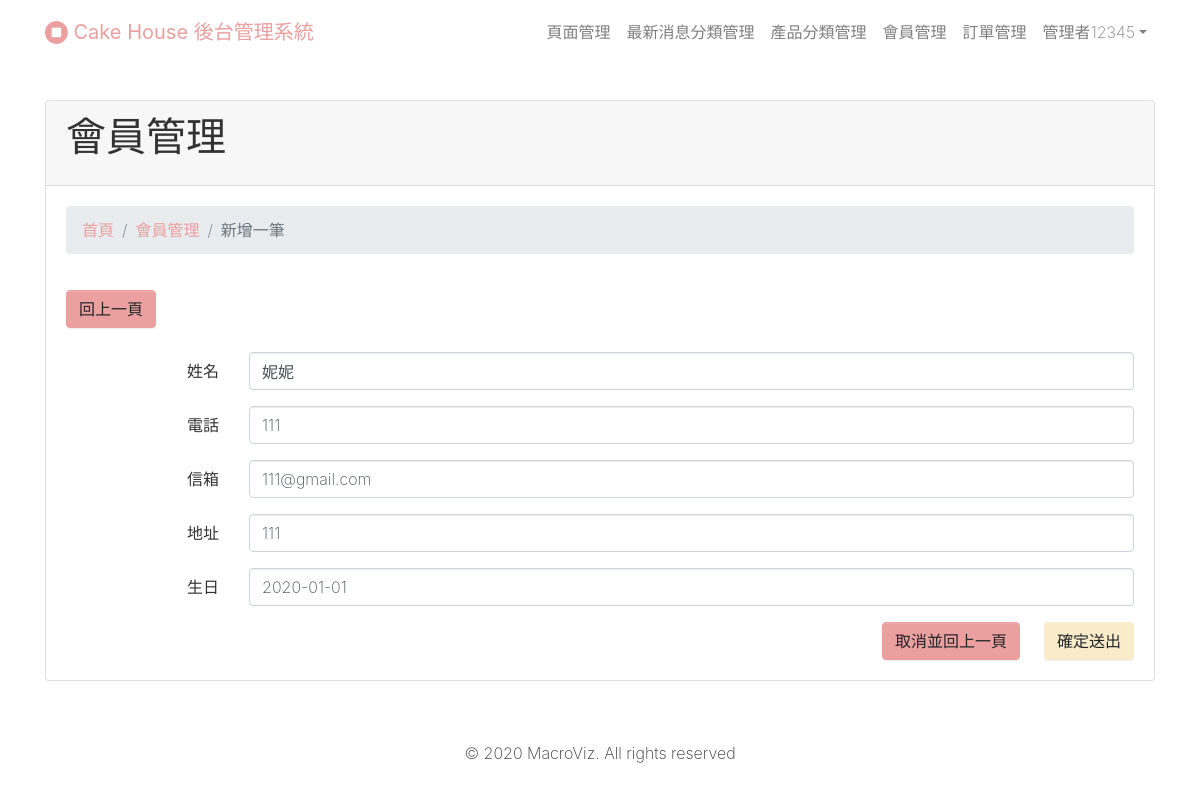
Page /admin/members/edit.php?gmemberID=3 (signed in) on the earlier database version.
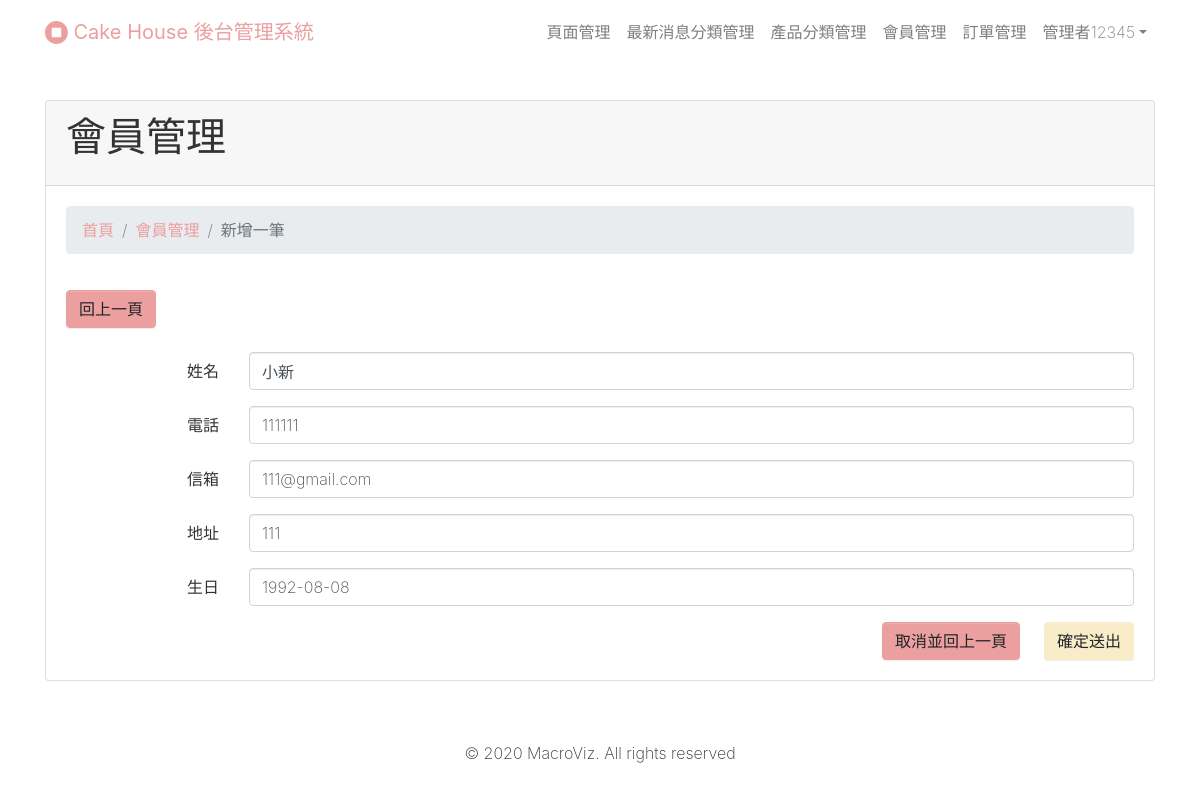
Same page on the later database version.
### tables this page shows
CREATE TABLE `members` (
  `memberID` int(11) NOT NULL,
  `level` int(12) DEFAULT NULL,
  `name_date` varchar(255) DEFAULT NULL,
  `account` varchar(255) DEFAULT NULL,
  `password` varchar(255) DEFAULT NULL,
  `phone` varchar(255) DEFAULT NULL,
  `mobile` varchar(255) DEFAULT NULL,
  `email` varchar(255) DEFAULT NULL,
  `county` varchar(255) DEFAULT NULL,
  `district` varchar(255) DEFAULT NULL,
  `zipcode` varchar(255) DEFAULT NULL,
  `address` varchar(255) DEFAULT NULL,
  `birthday` varchar(255) DEFAULT NULL,
  `gender` int(11) DEFAULT NULL,
  `created_at` varchar(255) DEFAULT NULL,
  `updated_at` varchar(255) DEFAULT NULL
);

### admin/members/edit.php (the view, shortened to what this page needs)
<?php require_once('../../connection/connection.php'); ?>
<?php
if(isset($_POST['EditForm']) && $_POST['EditForm'] == "EDIT"){
  $sql= "UPDATE members SET  name_date=:name_date, phone=:phone, email=:email, address=:address,birthday=:birthday,updated_at=:updated_at WHERE memberID=:memberID";
  $sth = $db ->prepare($sql);
  $sth ->bindParam(":name_date", $_POST['name_date'], PDO::PARAM_STR);
  $sth ->bindParam(":phone", $_POST['phone'], PDO::PARAM_STR);
  $sth ->bindParam(":email", $_POST['email'], PDO::PARAM_STR);
  $sth ->bindParam(":address", $_POST['address'], PDO::PARAM_STR);
  $sth ->bindParam(":birthday", $_POST['birthday'], PDO::PARAM_STR);
  $sth ->bindParam(":updated_at", $_POST['updated_at'], PDO::PARAM_STR);
  $sth ->bindParam(":memberID", $_POST['memberID'], PDO::PARAM_INT);
  $sth ->execute();
  header('Location: list.php');
}else{
  $query = $db->query("SELECT * FROM members WHERE memberID=".$_GET['gmemberID']);
  $members = $query->fetch(PDO::FETCH_ASSOC);
}
?>
<!DOCTYPE html>
<html>
<?php require_once('../layouts/head.php'); ?>
<body style="">
<?php require_once('../layouts/navbar.php'); ?>
  <div class="py-4">
    <div class="container">
      <div class="row">
        <div class="col-md-12">
          <div class="card">
            <div class="card-header">
              <h1>會員管理</h1>
            </div>
            <div class="card-body">
              <ul class="breadcrumb mb-2">
                <li class="breadcrumb-item"> <a href="list.php">首頁</a> </li>
                <li class="breadcrumb-item"><a href="list.php">會員管理</a></li>
                <li class="breadcrumb-item active">新增一筆</li>
              </ul>
              <div class="row">
                <div class="col-md-12 my-3"><a class="btn btn-primary" href="list.php">回上一頁</a></div>
              </div>
              <form id="EditForm" class="text-right" method="post" action="edit.php">
                <div class="form-group row"> <label for="inputmailh" class="col-2 col-form-label">姓名</label>
                  <div class="col-10">
                    <input type="text" class="form-control" id="name_date" name="name_date" value="<?php echo $members['name_date']; ?>"> </div>
                </div>
                <div class="form-group row"> <label for="inputpasswordh" class="col-2 col-form-label" contenteditable="true">電話</label>
                  <div class="col-10">
                    <input type="text" class="form-control" id="phone" name="phone" value="<?php echo $members['phone']; ?>"> </div>
                </div>
                <div class="form-group row"> <label for="inputpasswordh" class="col-2 col-form-label" contenteditable="true">信箱</label>
                  <div class="col-10">
                    <input type="text" class="form-control" id="email" name="email" value="<?php echo $members['email']; ?>"> </div>
                </div>
                <div class="form-group row"> <label for="inputpasswordh" class="col-2 col-form-label" contenteditable="true">地址</label>
                  <div class="col-10">
                    <input type="text" class="form-control" id="address" name="address" value="<?php echo $members['address']; ?>"> </div>
                </div>
                <div class="form-group row"> <label for="inputpasswordh" class="col-2 col-form-label" contenteditable="true">生日</label>
                  <div class="col-10">
                    <input type="text" class="form-control" id="birthday" name="birthday" value="<?php echo $members['birthday']; ?>"> </div>
                </div>
                <button type="submit" class="btn mr-3 btn-primary">取消並回上一頁</button><button type="submit" class="btn btn-secondary">確定送出</button>
              </form>
            </div>
          </div>
        </div>
      </div>
    </div>
  </div>
  <?php require_once('../layouts/footer.php'); ?>
</body>
</html>

Differences in the rows shown:
changed members "111@gmail.com": name_date "妮妮" → "小新"; phone "111" → "111111"; birthday "2020-01-01" → "1992-08-08"
